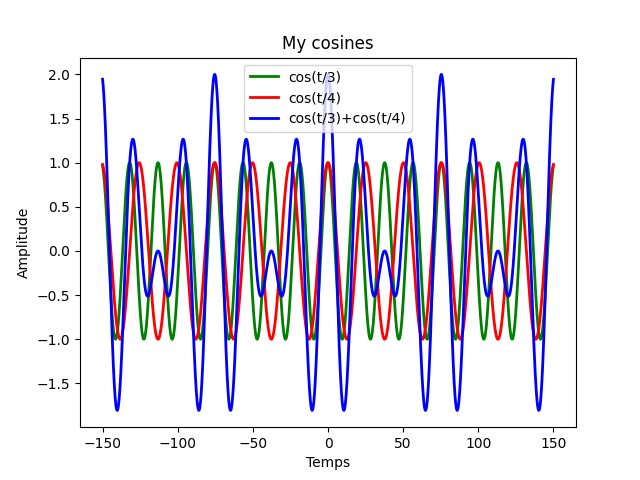

The Python source for this figure:
import matplotlib.pyplot as plt
import numpy as np

# valeurs pour lesquelles on évalue nos fonctions
t = np.arange(-150, 150, 0.01)

# fonctions cos pour différentes fréquences évaluées aux
# valeurs dans t.
y1 = np.cos(t / 3)
y2 = np.cos(t / 4)

ys = np.cos(t / 3) + np.cos(t / 4)

# dessiner y1 en vert (g), y2 en rouge (r) et ys en bleu (b)
# avec une épaisseur de ligne de 2
plt.plot(t, y1, 'g', t, y2, 'r', t, ys, 'b', linewidth=2)

# l'axe des x s'appellera "Temps" et celui des y, "Amplitude"
plt.xlabel("Temps")
plt.ylabel("Amplitude")

# le nom de chaque courbe, dans le même ordre qu'à la ligne 16
plt.legend(['cos(t/3)','cos(t/4)','cos(t/3)+cos(t/4)'])

# le titre du graphique
plt.title('My cosines')

# on utilise savefig pour sauvegarder la figure dans un fichier
plt.savefig('demo02.png')

# plt.show() permet l'affiche interactif du graphique
plt.show()
